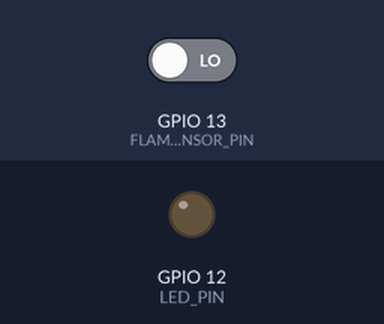
A program run on a simulated ESP32. Shown: output pins drawn as LEDs (lit = HIGH). Dashed ring = blinking. The test bench sets the inputs (shaded band); at power-on: GPIO 13 (FLAME_SENSOR_PIN) LOW. WiFi joins after 1.5 s; servers stay silent unless stated; what the program prints to the serial monitor is not drawn.

Above: at 2.7 s.
2.8 s: GPIO 13 (FLAME_SENSOR_PIN) driven HIGH
At 3.62 s:
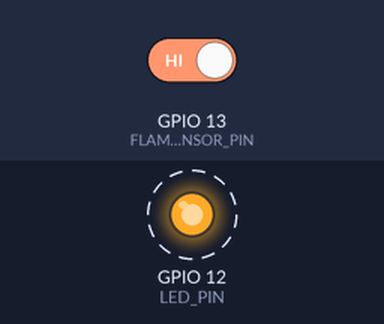
6.3 s: GPIO 13 (FLAME_SENSOR_PIN) driven LOW
At 6.9 s:
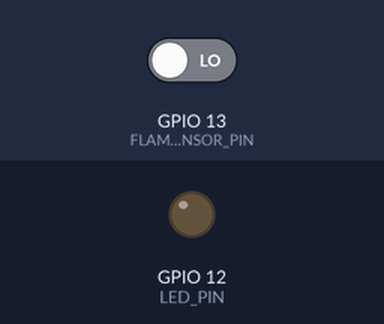
Timing chart, 0 to 9.3 s (numbered marks = the images above; inputs shaded):
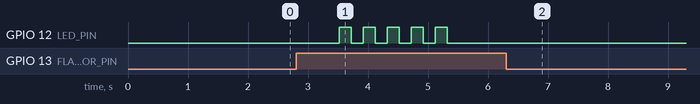

Measured:
- after the input at 2.8 s, GPIO 12 (LED_PIN): alternates HIGH for 0.20 s and LOW for 0.20 s, 10 changes in all, then stays LOW, starting after 0.72 s
- after the input at 6.3 s, GPIO 12 (LED_PIN): stops changing and stays LOW

The program:

main.cpp
```cpp
#include <WiFi.h>
#include <UbidotsEsp32Mqtt.h>

// Configuration of i/o devices
#define FLAME_SENSOR_PIN 13
#define LED_PIN 12

// Wi-Fi configuration
const char* ssid = "<SSID>";
const char* password = "<PASSWORD>";

// Ubidots Configuration
const char* UBIDOTS_TOKEN = "<UBIDOTS-TOKEN>";
const char* DEVICE_LABEL = "<DEVICE-LABEL>";
const char* VARIABLE_LABEL = "<VARIABLE-LABEL>";

Ubidots ubidots(UBIDOTS_TOKEN);

// Shared Variables
volatile int flameState = LOW;
SemaphoreHandle_t xSemaphore = NULL;

void activateAlarm() {
  for(int i = 1; i <= 5; i++) {
    digitalWrite(LED_PIN, HIGH);
    delay(200);
    digitalWrite(LED_PIN, LOW);
    delay(200);
  }
}

void checkFlameTask(void * parameter) {
  while (true) {
    int currentFlameState = digitalRead(FLAME_SENSOR_PIN);
    if (currentFlameState == HIGH) {
      activateAlarm();
    }

    // Secure update of the value of the sensor
    if (xSemaphoreTake(xSemaphore, portMAX_DELAY)) {
      flameState = currentFlameState;
      xSemaphoreGive(xSemaphore);
    }

    vTaskDelay(1000 / portTICK_PERIOD_MS); // wait for 1 sec
  }
}

void sendDataTask(void * parameter) {
  while (true) {
    if (!ubidots.connected()) {
      ubidots.reconnect();
    }

    int currentFlameState;
    // Secure read of the state of sensor
    if (xSemaphoreTake(xSemaphore, portMAX_DELAY)) {
      currentFlameState = flameState;
      xSemaphoreGive(xSemaphore);
    }

    ubidots.add(VARIABLE_LABEL, currentFlameState);
    bool bufferSent = ubidots.publish(DEVICE_LABEL);

    if (bufferSent) {
      Serial.println("Datos enviados con éxito a Ubidots");
    } else {
      Serial.println("Error al enviar los datos a Ubidots");
    }

    vTaskDelay(4000 / portTICK_PERIOD_MS); // wait for 4 secs
  }
}

void setup() {
  Serial.begin(9600);
  pinMode(FLAME_SENSOR_PIN, INPUT);
  pinMode(LED_PIN, OUTPUT);

  // Wi-Fi Connection
  WiFi.begin(ssid, password);
  while (WiFi.status() != WL_CONNECTED) {
    delay(500);
    Serial.print(".");
  }
  Serial.println("");
  Serial.println("WiFi conectado");
  Serial.println("IP address: ");
  Serial.println(WiFi.localIP());

  // Ubidots Connection
  ubidots.setDebug(true); // Print debug info on serial
  ubidots.setup();

  // semaphore creation
  xSemaphore = xSemaphoreCreateMutex();

  // Tasks
  xTaskCreatePinnedToCore(checkFlameTask, "CheckFlameTask", 4096, NULL, 1, NULL, 1);
  xTaskCreatePinnedToCore(sendDataTask, "SendDataTask", 4096, NULL, 1, NULL, 1);
}

void loop() {
  // No need any code, tasks are managed by FreeRTOS
}
```
